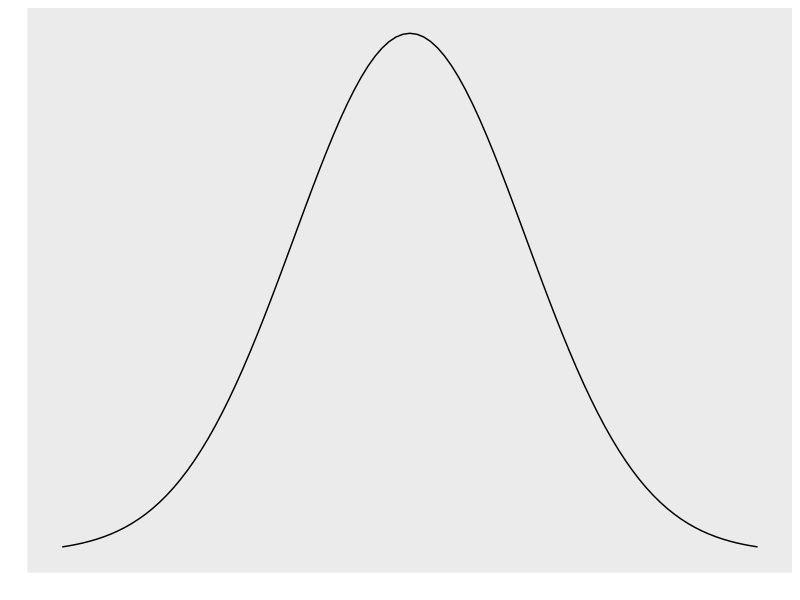

The R source for this figure:
## ---- chunk 1
library(ggplot2)
x_lim_low <- -3
x_lim_up <- 3
p2 <- ggplot(data.frame(x = c(x_lim_low, x_lim_up)), aes(x)) +
  stat_function(
    fun = dnorm,
    geom = "line") +
  xlab("") +
  ylab("") +
  scale_x_continuous(breaks = NULL) +
  scale_y_continuous(breaks = NULL)
p2
